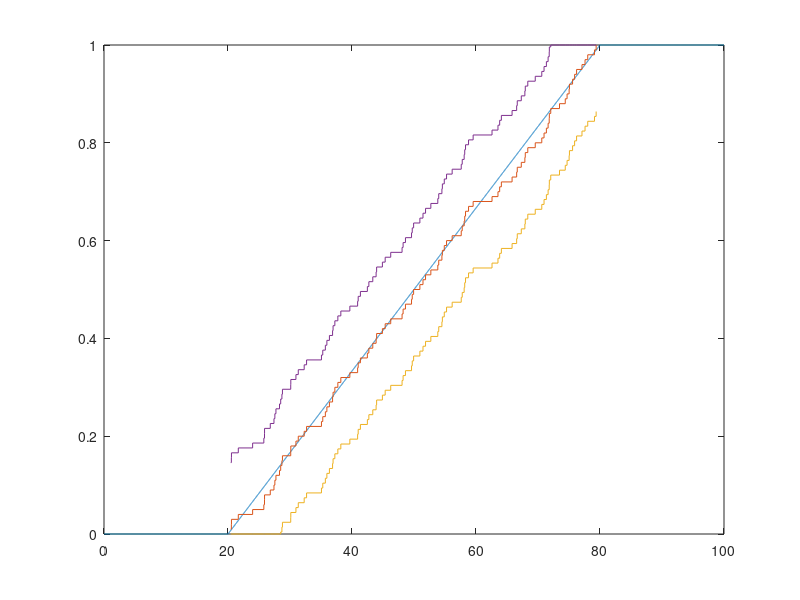

MATLAB code for this plot:
pkg load statistics

function p = test(n, a, b)
  m = 100;
  X = unifrnd(a, b, m, n);
  X = sort(X);
  res = -1;
  for i=1:m
    X_i = X(i, :);
    F_X_i = unifcdf(X_i, a, b);
    current_val = max(abs(F_X_i  - i / m), abs(F_X_i - (i - 1) / m));
    res = max(res, current_val);
  endfor
  gamma = 0.95;
  u_gamma = 1.36;
  p = mean((sqrt(m) * res) > u_gamma);
endfunction 

n = 100;
a = 20;
b = 80;

df_x = 0:0.01:n;
df_y = unifcdf(df_x, a, b);

edf_x = sort(unifrnd(a, b, 1, n));
edf_y = 1/n:1/n:1;
[st_a, st_b] = stairs(edf_x, edf_y);

gamma = 0.95;
u = 1.36; 
delta = u / sqrt(n);
edf_y_minus = max(0, st_b - delta);
edf_y_plus = min(1, st_b + delta);
plot(df_x, df_y, st_a, st_b, st_a, edf_y_minus, st_a, edf_y_plus);

test(10000, a, b)
test(1000000, a, b)
